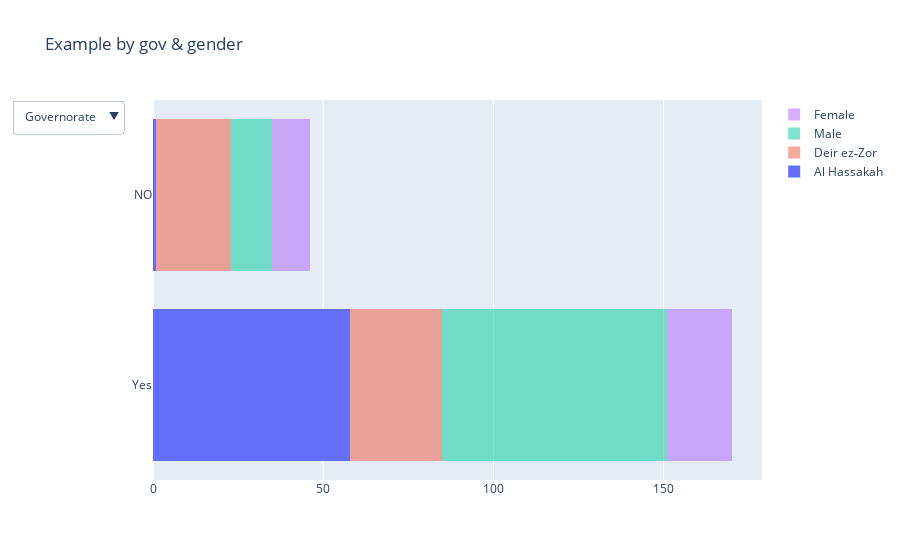

The notebook cell saved with this chart:
### Code cell
#defining list_updatemenus
list_updatemenus = [{'label': 'Governorate',
  'method': 'update',
  'args': [{'visible': [True, True, False, False]}, {'title': 'Distribution by gov'}]},
 {'label': 'Gender',
  'method': 'update',
  'args': [{'visible': [False, False, True, True]}, {'title': 'Distribution by gender'}]}]#defining all graph objects
x_Hassakah = df[df['q1']=='Al Hassakah']['q8']
x_Deir = df[df['q1']=='Deir ez‐Zor']['q8']

x_male = df[df['q5']=='Male']['q8']
x_female = df[df['q5']=='Female']['q8']#defining data

data=[go.Histogram(y=x_Hassakah,name='Al Hassakah'),go.Histogram(y=x_Deir ,name='Deir ez‐Zor',opacity = .5,nbinsx=60),go.Histogram(y=x_male,name='Male',opacity = .5),go.Histogram(y=x_female,name='Female',opacity = .5)]#defining layout
layout=go.Layout(title='Example by gov & gender',updatemenus=list([dict(buttons= list_updatemenus)]),barmode='stack')#defining figure and plotting
fig = go.Figure(data,layout)
iplot(fig)

### Figure 1 — Plotly figure (JSON) as saved in the notebook; plotly's stock layout.template omitted (floating-point values rounded to 4 significant figures)
{"data": [{"name": "Al Hassakah", "type": "histogram", "y": ["Yes", "Yes", "Yes", "Yes", "Yes", "Yes", "Yes", "Yes", "Yes", "Yes", "Yes", "Yes", "Yes", "Yes", "Yes", "Yes", "Yes", "Yes", "Yes", "Yes", "Yes", "Yes", "Yes", "Yes", "Yes", "Yes", "Yes", "Yes", "Yes", "Yes", "Yes", "Yes", "Yes", "Yes", "Yes", "Yes", "Yes", "Yes", "Yes", "NO", "Yes", "Yes", "Yes", "Yes", "Yes", "Yes", "Yes", "Yes", "Yes", "Yes", "Yes", "Yes", "Yes", "Yes", "Yes", "Yes", "Yes", "Yes", "Yes"]}, {"name": "Deir ez‐Zor", "nbinsx": 60, "opacity": 0.5, "type": "histogram", "y": ["NO", "NO", "Yes", "NO", "NO", "Yes", "NO", "NO", "Yes", "NO", "Yes", "NO", "Yes", "Yes", "Yes", "NO", "NO", "Yes", "NO", "Yes", "NO", "Yes", "NO", "NO", "Yes", "Yes", "Yes", "NO", "NO", "NO", "Yes", "Yes", "NO", "Yes", "Yes", "Yes", "Yes", "Yes", "Yes", "Yes", "Yes", "NO", "Yes", "Yes", "Yes", "NO", "NO", "NO", "Yes"]}, {"name": "Male", "opacity": 0.5, "type": "histogram", "y": ["Yes", "Yes", "Yes", "Yes", "Yes", "Yes", "Yes", "Yes", "Yes", "Yes", "Yes", "Yes", "Yes", "Yes", "Yes", "Yes", "Yes", "Yes", "Yes", "Yes", "Yes", "Yes", "Yes", "Yes", "Yes", "Yes", "Yes", "Yes", "Yes", "Yes", "Yes", "Yes", "Yes", "NO", "Yes", "NO", "Yes", "NO", "Yes", "Yes", "Yes", "NO", "NO", "Yes", "NO", "Yes", "Yes", "NO", "Yes", "Yes", "Yes", "NO", "NO", "Yes", "NO", "Yes", "Yes", "Yes", "Yes", "Yes", "Yes", "Yes", "Yes", "NO", "NO", "Yes", "Yes", "Yes", "Yes", "Yes", "Yes", "Yes", "Yes", "Yes", "Yes", "Yes", "Yes", "Yes"]}, {"name": "Female", "opacity": 0.5, "type": "histogram", "y": ["Yes", "Yes", "Yes", "Yes", "Yes", "Yes", "Yes", "Yes", "Yes", "NO", "NO", "Yes", "NO", "NO", "NO", "NO", "Yes", "Yes", "Yes", "Yes", "NO", "Yes", "NO", "NO", "Yes", "Yes", "Yes", "NO", "Yes", "NO"]}], "layout": {"barmode": "stack", "title": {"text": "Example by gov & gender"}, "updatemenus": [{"buttons": [{"args": [{"visible": [true, true, false, false]}, {"title": "Distribution by gov"}], "label": "Governorate", "method": "update"}, {"args": [{"visible": [false, false, true, true]}, {"title": "Distribution by gender"}], "label": "Gender", "method": "update"}]}]}}
